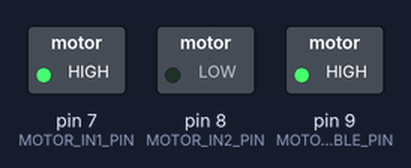
This sketch was run on a simulated Arduino Uno, built with avr-gcc and run on an emulated ATmega328P. On the bench: switched loads named in the sketch (green lamp = pin HIGH). What the sketch prints to the serial monitor is not drawn.

Above: at 0.1 s.
Timing chart, 0 to 1.6 s (numbered marks = the images above):
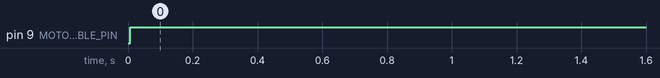

The sketch:

Motor_Testing.ino
```cpp
// --- PIN DEFINITIONS (Motor Driver - L293D or similar) ---
// Pin 9 MUST be a PWM pin for speed control (Enable 1 or 2)
#define MOTOR_ENABLE_PIN 9 // Connected to ENA or ENB pin of L293D
#define MOTOR_IN1_PIN 7    // Connected to IN1 (or IN3) pin of L293D
#define MOTOR_IN2_PIN 8    // Connected to IN2 (or IN4) pin of L293D

// Maximum PWM value for full speed (0-255)
const int MAX_SPEED_PWM = 255;

void setup() {
  Serial.begin(9600);

  // Initialize Motor Driver Pins as OUTPUTs
  pinMode(MOTOR_ENABLE_PIN, OUTPUT);
  pinMode(MOTOR_IN1_PIN, OUTPUT);
  pinMode(MOTOR_IN2_PIN, OUTPUT);

  digitalWrite(MOTOR_IN1_PIN, HIGH);
  digitalWrite(MOTOR_IN2_PIN, LOW);

  Serial.println("--- Motor Test Mode Started ---");
  Serial.print("Running motor at MAX Speed (PWM: ");
  Serial.print(MAX_SPEED_PWM);
  Serial.println(")");
}

void loop() {

  analogWrite(MOTOR_ENABLE_PIN, MAX_SPEED_PWM);

  delay(1000);
}
```

Measured:
- by itself, pin 9 (MOTOR_ENABLE_PIN): LOW → HIGH at 0.01 s
